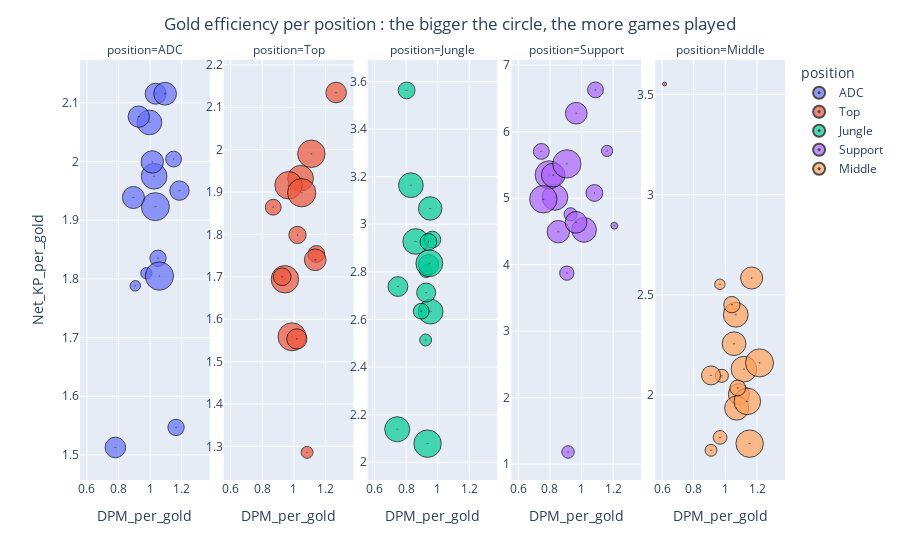

Notebook code cell kept with this figure:
### Markdown cell above
Plot for paper (no image hover)

### Code cell
# Create basic fig
no_dash_fig = px.scatter(agg_all, x="DPM_per_gold", y="Net_KP_per_gold",
hover_name = "Player", hover_data=["Team", "games_played", "winrate%", "DPM_per_gold",
"Net_KP_per_gold"], size = "games_played",
facet_col='position', color = 'position')


no_dash_fig.update_layout(title_text = 'Gold efficiency per position : the bigger the circle, the more games played', title_x = 0.5)
no_dash_fig.update_traces(marker=dict(symbol='circle-dot'), line=dict(width=2, color='Black'))
no_dash_fig.update_yaxes(matches=None)
no_dash_fig.for_each_yaxis(lambda yaxis: yaxis.update(showticklabels=True))

no_dash_fig.show()

### Figure 1 — Plotly figure (JSON) as saved in the notebook; plotly's stock layout.template omitted (floating-point values rounded to 4 significant figures)
{"data": [{"customdata": [["KT Rolster Challengers", 17, 29.33], ["KT Rolster Challengers", 7, 57], ["KT Rolster Challengers", 24, 48.5], ["T1 Challengers", 42, 70.31], ["Hanwha Life Esports Challengers", 50, 51.66], ["Fredit BRION Challengers", 39, 43.5], ["Nongshim RedForce Challengers", 31, 58.34], ["Nongshim RedForce Challengers", 28, 53], ["Kwangdong Freecs Challengers", 33, 40.34], ["DWG KIA Challengers", 27, 22], ["DWG KIA Challengers", 8, 75], ["DRX Challengers", 32, 50], ["DRX Challengers", 16, 42.5], ["Liiv SANDBOX Challengers", 29, 40.66], ["Liiv SANDBOX Challengers", 17, 27.67], ["Gen.G Challengers", 51, 63.25]], "hovertemplate": "<b>%{hovertext}</b><br><br>position=ADC<br>DPM_per_gold=%{x}<br>Net_KP_per_gold=%{y}<br>games_played=%{customdata[1]}<br>Team=%{customdata[0]}<br>winrate%=%{customdata[2]}<extra></extra>", "hovertext": ["5kid", "Noah", "HyBriD", "Berserker", "Cheoni", "Bini", "Bull", "vital", "Valkyrie", "Junmin", "Rahel", "Taeyoon", "BAO", "Ice", "KingKong", "Envyy"], "legendgroup": "ADC", "line": {"color": "Black", "width": 2}, "marker": {"color": "#636efa", "size": [17, 7, 24, 42, 50, 39, 31, 28, 33, 27, 8, 32, 16, 29, 17, 51], "sizemode": "area", "sizeref": 0.1275, "symbol": "circle-dot"}, "mode": "markers", "name": "ADC", "orientation": "v", "showlegend": true, "type": "scatter", "x": [1.05, 0.9062, 1.186, 1.025, 1.033, 0.9956, 0.8945, 1.035, 1.095, 0.7803, 0.9761, 1.014, 1.148, 0.9282, 1.164, 1.059], "xaxis": "x", "y": [1.835, 1.788, 1.95, 1.975, 1.923, 2.066, 1.938, 2.115, 2.115, 1.513, 1.81, 1.999, 2.004, 2.076, 1.547, 1.805], "yaxis": "y"}, {"customdata": [["KT Rolster Challengers", 48, 37.5], ["T1 Challengers", 42, 70.31], ["Hanwha Life Esports Challengers", 50, 51.66], ["Fredit BRION Challengers", 19, 42], ["Fredit BRION Challengers", 20, 45], ["Nongshim RedForce Challengers", 48, 50.34], ["Kwangdong Freecs Challengers", 18, 11], ["Kwangdong Freecs Challengers", 26, 58.5], ["DWG KIA Challengers", 27, 30.5], ["DWG KIA Challengers", 9, 44], ["DRX Challengers", 48, 46.75], ["Liiv SANDBOX Challengers", 16, 35.5], ["Liiv SANDBOX Challengers", 30, 39.25], ["Gen.G Challengers", 51, 63.25]], "hovertemplate": "<b>%{hovertext}</b><br><br>position=Top<br>DPM_per_gold=%{x}<br>Net_KP_per_gold=%{y}<br>games_played=%{customdata[1]}<br>Team=%{customdata[0]}<br>winrate%=%{customdata[2]}<extra></extra>", "hovertext": ["Castle", "Roach", "Riss", "Lukalux", "TaNa", "DnDn", "Trap", "IlllIma", "Chasy", "Thanatos", "Clear", "Howling", "Photon", "Lonely"], "legendgroup": "Top", "line": {"color": "Black", "width": 2}, "marker": {"color": "#EF553B", "size": [48, 42, 50, 19, 20, 48, 18, 26, 27, 9, 48, 16, 30, 51], "sizemode": "area", "sizeref": 0.1275, "symbol": "circle-dot"}, "mode": "markers", "name": "Top", "orientation": "v", "showlegend": true, "type": "scatter", "x": [0.9429, 1.042, 0.9878, 1.022, 0.9258, 1.11, 1.142, 1.019, 1.267, 1.083, 0.9658, 0.8691, 1.135, 1.049], "xaxis": "x2", "y": [1.694, 1.933, 1.559, 1.799, 1.7, 1.99, 1.754, 1.554, 2.135, 1.286, 1.916, 1.864, 1.74, 1.898], "yaxis": "y2"}, {"customdata": [["KT Rolster Challengers", 9, 56], ["KT Rolster Challengers", 39, 37.5], ["T1 Challengers", 42, 70.31], ["Hanwha Life Esports Challengers", 40, 52.34], ["Hanwha Life Esports Challengers", 10, 40], ["Fredit BRION Challengers", 39, 43.5], ["Nongshim RedForce Challengers", 25, 40], ["Nongshim RedForce Challengers", 23, 53], ["Kwangdong Freecs Challengers", 18, 11], ["Kwangdong Freecs Challengers", 26, 58.5], ["DWG KIA Challengers", 18, 33], ["DWG KIA Challengers", 18, 39], ["DRX Challengers", 48, 46.75], ["Liiv SANDBOX Challengers", 46, 40.5], ["Gen.G Challengers", 35, 60.34], ["Gen.G Challengers", 16, 76.5]], "hovertemplate": "<b>%{hovertext}</b><br><br>position=Jungle<br>DPM_per_gold=%{x}<br>Net_KP_per_gold=%{y}<br>games_played=%{customdata[1]}<br>Team=%{customdata[0]}<br>winrate%=%{customdata[2]}<extra></extra>", "hovertext": ["GIDEON", "PangSu", "Mowgli", "CaD", "Willer", "Jin0", "Sylvie", "Juhan", "Burry", "Citrus", "Malrang", "Lucid", "Peach", "Seize", "YoungJae", "Flawless"], "legendgroup": "Jungle", "line": {"color": "Black", "width": 2}, "marker": {"color": "#00cc96", "size": [9, 39, 42, 40, 10, 39, 25, 23, 18, 26, 18, 18, 48, 46, 35, 16], "sizemode": "area", "sizeref": 0.1275, "symbol": "circle-dot"}, "mode": "markers", "name": "Jungle", "orientation": "v", "showlegend": true, "type": "scatter", "x": [0.9233, 0.8301, 0.8604, 0.7437, 0.9248, 0.9551, 0.748, 0.9268, 0.8032, 0.9419, 0.9658, 0.9409, 0.9355, 0.9468, 0.9521, 0.8955], "xaxis": "x3", "y": [2.514, 3.164, 2.928, 2.139, 2.803, 2.633, 2.738, 2.713, 3.562, 2.83, 2.936, 2.926, 2.078, 2.836, 3.066, 2.635], "yaxis": "y3"}, {"customdata": [["KT Rolster Challengers", 18, 29.5], ["KT Rolster Challengers", 30, 23.5], ["T1 Challengers", 42, 70.31], ["Hanwha Life Esports Challengers", 50, 51.66], ["Fredit BRION Challengers", 39, 43.5], ["Nongshim RedForce Challengers", 48, 50.34], ["Kwangdong Freecs Challengers", 8, 13], ["Kwangdong Freecs Challengers", 36, 42.34], ["DWG KIA Challengers", 10, 11], ["DWG KIA Challengers", 3, 67], ["DWG KIA Challengers", 11, 16.5], ["DWG KIA Challengers", 13, 54], ["DRX Challengers", 32, 50], ["DRX Challengers", 16, 42.5], ["Liiv SANDBOX Challengers", 30, 47], ["Liiv SANDBOX Challengers", 16, 32.34], ["Gen.G Challengers", 51, 63.25]], "hovertemplate": "<b>%{hovertext}</b><br><br>position=Support<br>DPM_per_gold=%{x}<br>Net_KP_per_gold=%{y}<br>games_played=%{customdata[1]}<br>Team=%{customdata[0]}<br>winrate%=%{customdata[2]}<extra></extra>", "hovertext": ["Harp", "Rebel", "Asper", "Baut", "JeongHoon", "Yusin", "MapSSi", "Minit", "Cow", "Keshi", "Muru", "Bible", "Jun", "Pleata", "Kabbie", "Prove", "Kael"], "legendgroup": "Support", "line": {"color": "Black", "width": 2}, "marker": {"color": "#ab63fa", "size": [18, 30, 42, 50, 39, 48, 8, 36, 10, 3, 11, 13, 32, 16, 30, 16, 51], "sizemode": "area", "sizeref": 0.1275, "symbol": "circle-dot"}, "mode": "markers", "name": "Support", "orientation": "v", "showlegend": true, "type": "scatter", "x": [1.081, 0.9663, 0.832, 0.7949, 1.016, 0.7583, 1.161, 0.8208, 0.9146, 1.207, 0.9307, 0.9067, 0.853, 1.088, 0.9648, 0.7456, 0.9072], "xaxis": "x4", "y": [5.078, 6.277, 5.012, 5.352, 4.523, 4.984, 5.711, 5.348, 1.184, 4.586, 4.758, 3.873, 4.496, 6.629, 4.637, 5.703, 5.516], "yaxis": "y4"}, {"customdata": [["KT Rolster Challengers", 48, 37.5], ["T1 Challengers", 42, 70.31], ["Hanwha Life Esports Challengers", 50, 51.66], ["Fredit BRION Challengers", 39, 43.5], ["Nongshim RedForce Challengers", 31, 31.67], ["Nongshim RedForce Challengers", 17, 59.5], ["Kwangdong Freecs Challengers", 28, 41.66], ["Kwangdong Freecs Challengers", 9, 11], ["Kwangdong Freecs Challengers", 7, 71], ["DWG KIA Challengers", 36, 36], ["DRX Challengers", 37, 48.66], ["DRX Challengers", 11, 45], ["Liiv SANDBOX Challengers", 1, 0], ["Liiv SANDBOX Challengers", 45, 41.25], ["Gen.G Challengers", 12, 62.5], ["Gen.G Challengers", 23, 60], ["Gen.G Challengers", 16, 76.5]], "hovertemplate": "<b>%{hovertext}</b><br><br>position=Middle<br>DPM_per_gold=%{x}<br>Net_KP_per_gold=%{y}<br>games_played=%{customdata[1]}<br>Team=%{customdata[0]}<br>winrate%=%{customdata[2]}<extra></extra>", "hovertext": ["VicLa", "Mireu", "Mask", "Roamer", "FIESTA", "Bay", "Keine", "Storm", "BuLLDoG", "Jool", "Eign", "SOLKA", "Cruiser", "TolanD", "Dice", "Ophelia", "Karis"], "legendgroup": "Middle", "line": {"color": "Black", "width": 2}, "marker": {"color": "#FFA15A", "size": [48, 42, 50, 39, 31, 17, 28, 9, 7, 36, 37, 11, 1, 45, 12, 23, 16], "sizemode": "area", "sizeref": 0.1275, "symbol": "circle-dot"}, "mode": "markers", "name": "Middle", "orientation": "v", "showlegend": true, "type": "scatter", "x": [1.153, 1.117, 1.216, 1.065, 1.166, 1.041, 1.085, 0.9092, 0.9653, 1.055, 1.071, 0.9775, 0.6157, 1.139, 0.9663, 0.9092, 1.078], "xaxis": "x5", "y": [1.757, 2.129, 2.16, 2.4, 2.584, 2.451, 2.004, 1.724, 2.553, 2.256, 1.935, 2.096, 3.553, 1.968, 1.788, 2.098, 2.035], "yaxis": "y5"}], "layout": {"annotations": [{"font": {}, "showarrow": false, "text": "position=ADC", "x": 0.092, "xanchor": "center", "xref": "paper", "y": 1, "yanchor": "bottom", "yref": "paper"}, {"font": {}, "showarrow": false, "text": "position=Top", "x": 0.296, "xanchor": "center", "xref": "paper", "y": 1, "yanchor": "bottom", "yref": "paper"}, {"font": {}, "showarrow": false, "text": "position=Jungle", "x": 0.5, "xanchor": "center", "xref": "paper", "y": 1, "yanchor": "bottom", "yref": "paper"}, {"font": {}, "showarrow": false, "text": "position=Support", "x": 0.704, "xanchor": "center", "xref": "paper", "y": 1, "yanchor": "bottom", "yref": "paper"}, {"font": {}, "showarrow": false, "text": "position=Middle", "x": 0.908, "xanchor": "center", "xref": "paper", "y": 1, "yanchor": "bottom", "yref": "paper"}], "legend": {"itemsizing": "constant", "title": {"text": "position"}, "tracegroupgap": 0}, "margin": {"t": 60}, "title": {"text": "Gold efficiency per position : the bigger the circle, the more games played", "x": 0.5}, "xaxis": {"anchor": "y", "domain": [0, 0.184], "title": {"text": "DPM_per_gold"}}, "xaxis2": {"anchor": "y2", "domain": [0.204, 0.388], "matches": "x", "title": {"text": "DPM_per_gold"}}, "xaxis3": {"anchor": "y3", "domain": [0.408, 0.592], "matches": "x", "title": {"text": "DPM_per_gold"}}, "xaxis4": {"anchor": "y4", "domain": [0.612, 0.796], "matches": "x", "title": {"text": "DPM_per_gold"}}, "xaxis5": {"anchor": "y5", "domain": [0.816, 1], "matches": "x", "title": {"text": "DPM_per_gold"}}, "yaxis": {"anchor": "x", "domain": [0, 1], "showticklabels": true, "title": {"text": "Net_KP_per_gold"}}, "yaxis2": {"anchor": "x2", "domain": [0, 1], "showticklabels": true}, "yaxis3": {"anchor": "x3", "domain": [0, 1], "showticklabels": true}, "yaxis4": {"anchor": "x4", "domain": [0, 1], "showticklabels": true}, "yaxis5": {"anchor": "x5", "domain": [0, 1], "showticklabels": true}}}
